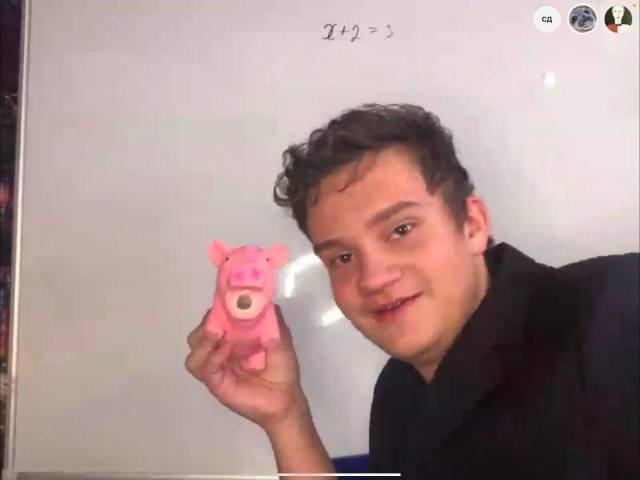
#> input picture test.jpg, 1280 x 959 px (shown at 1/2 size)
$ python -i ttt.py   (imports and definitions only)
#> lines starting #> are read from the running program, lines starting #| are printed output that depends on the picture
import cv2.cv2 as cv2
from PIL import Image
import random
import math
import os
def doFace(name, koef = 1.5, k2 = 3):
#> called with name = 'test.jpg', koef = 1.5, k2 = 3
    main = Image.open(name)
#> main is the input picture: PIL image 1280x959 RGB; mean R, G, B 168.6, 145.1, 143.5
    eye_cascade = cv2.CascadeClassifier('ppp.xml')

    face_cascade = cv2.CascadeClassifier('stalin_haarcascade_frontalface_default.xml')
    img = cv2.imread(name)

    gray = cv2.cvtColor(img, cv2.COLOR_BGR2GRAY)
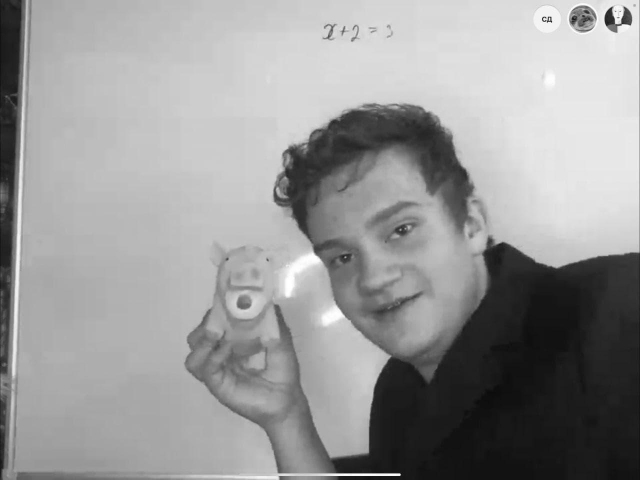
#> gray: shape (959, 1280) (shown at 1/2 size); min 7, max 255, mean 151.9
    faces = face_cascade.detectMultiScale(gray, 1.2, 4)
#> faces = [[1222, 13, 28, 28]]
    kor = []
    for (x, y, w, h) in faces:
        kor.append((x, y, w, h))
        cv2.rectangle(img, (x, y), (x + w, y + h), (255, 0, 0), 2)
#> img: shape (959, 1280, 3); mean B, G, R 143.5, 145.1, 168.6
        cv2.circle(img, (x + w // 2, y + 2 * h // 3), 3, (0, 0, 255), 5)
#> img: shape (959, 1280, 3); mean B, G, R 143.5, 145.1, 168.6
        roi_gray = gray[y:y + h*2//3, x:x + w]
        roi_color = img[y:y + h*2//3, x:x + w]

        eyes = eye_cascade.detectMultiScale(roi_gray, koef, k2)
#> eyes = ()
        e = []
        prov = []

        for ia, (exa, eya, ewa, eha) in enumerate(eyes, 0):
            for ib, (exb, eyb, ewb, ehb) in enumerate(eyes, 0):
                if ia != ib:

                    if (exa <= exb) and (exb+ewb <= exa +ewa) and (eya <= eyb) and (eyb+ehb >= eya +eha) :
                        prov.append(ia)


                    elif (exa >= exb) and (exb+ewb >= exa +ewa) and (eya >= eyb) and (eyb+ehb >= eya +eha) :
                        prov.append(ib)
#> this loop made 0 passes
#> after the loop, prov = []


        it = []
        for i, (exb, eyb, ewb, ehb) in enumerate(eyes, 0):
            if i not in prov:
                it.append((exb, eyb, ewb, ehb))
                cv2.rectangle(roi_color, (exb, eyb), (exb + ewb, eyb + ehb), (0, 255, 255), 2)
#> after the loop, it = []


        if len(it) == 0:
            pass
        elif len(it) == 1:

            xb, yb, wb, hb = it[0]
            сenter_b_x = xb + wb // 2
            сenter_b_y = yb + hb // 2


            us1 = Image.open('ochki/' + str(random.randint(1, 1)) + '.png')

            koif = (w*0.9) / ((us1.size)[0])
            us = us1.resize((int(w), int(koif * ((us1.size)[1]))))


            main.paste(us, (x+xb,y+yb+h//5 ), us)

        else:
            if it[0][0] > it[0][1]:
                xa, ya, wa, ha = it[0]
                xb, yb, wb, hb = it[1]
            else:
                xa, ya, wa, ha = it[1]
                xb, yb, wb, hb = it[0]
            сenter_a_x = xa + wa//2
            сenter_a_y = ya + ha // 2
            сenter_b_x = xb + wb // 2
            сenter_b_y = yb + hb // 2
            alpha = (math.atan((сenter_b_y-  сenter_a_y)/(сenter_b_x-  сenter_a_x))*180)/math.pi

            us1 = Image.open('ochki/' + str(random.randint(1, 1)) + '.png')
            l= math.sqrt((xb-xa+ wa +wb)**2+(yb-ya +hb + ha)**2)*1.58
            koif = l/((us1.size)[0])
            us = us1.resize((int(l), int(koif*((us1.size)[1]))))
            us = us.rotate(-alpha, expand = True)


            main.paste(us, (int(x+5*(xb+xa)/8-us.size[0]/3-2*us.size[1]*math.cos(90+alpha)/4),(сenter_b_y+y-int(-us.size[1]*math.sin(90+alpha)//2+6*hb/8- us.size[0]*math.cos(90+alpha)/3))), us)
            #main.paste(us, ((xa + (сenter_b_x-сenter_a_x)//2),(ya + ha//2)), us)
    main.save(name)

'''
    for kor_id in kor:
        us1 = Image.open('stalin_usi/'+str(random.randint(1, 3))+'.png')
        us = us1.resize(((kor_id[2])//2, (kor[0][3])//6))

        x, y,w,h = kor_id
        main.paste(us, ((x+w//4), (y+8*h//12)), us)


    main.save(name)
'''

>>> result = doFace('test.jpg')
